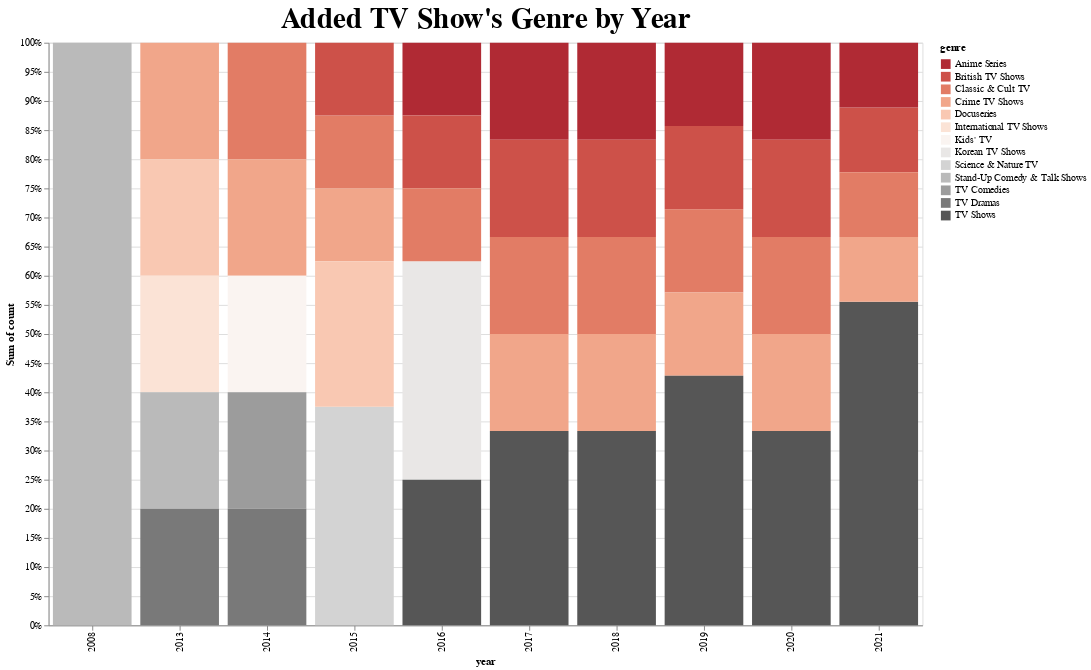

Notebook code cell kept with this figure:
### Code cell
import altair as alt

alt.Chart(top_year_count_tv).mark_bar().encode(
    x='year:N',
    y=alt.Y('sum(count)', stack="normalize", sort="ascending"),
    color = alt.Color("genre", scale=alt.Scale(scheme='redgrey'))).properties(
    width=900,
    height=600,
    title="Added TV Show's Genre by Year").configure_title(fontSize=30)

### Figure 1 — Vega-Lite specification as saved in the notebook (floating-point values rounded to 4 significant figures)
{"config": {"view": {"continuousWidth": 400, "continuousHeight": 300}, "title": {"fontSize": 30}}, "data": {"name": "data-e399b5c3acd89f8eaa82c012fb49129c"}, "mark": "bar", "encoding": {"color": {"field": "genre", "scale": {"scheme": "redgrey"}, "type": "nominal"}, "x": {"field": "year", "type": "nominal"}, "y": {"aggregate": "sum", "field": "count", "sort": "ascending", "stack": "normalize", "type": "quantitative"}}, "height": 600, "title": "Added TV Show's Genre by Year", "width": 900, "$schema": "https://vega.github.io/schema/vega-lite/v4.17.0.json", "datasets": {"data-e399b5c3acd89f8eaa82c012fb49129c": [{"year": 2008, "genre": "Stand-Up Comedy & Talk Shows", "count": 1}, {"year": 2013, "genre": "Crime TV Shows", "count": 1}, {"year": 2013, "genre": "Docuseries", "count": 1}, {"year": 2013, "genre": "International TV Shows", "count": 1}, {"year": 2013, "genre": "Stand-Up Comedy & Talk Shows", "count": 1}, {"year": 2013, "genre": "TV Dramas", "count": 1}, {"year": 2014, "genre": "Classic & Cult TV", "count": 1}, {"year": 2014, "genre": "Crime TV Shows", "count": 1}, {"year": 2014, "genre": "Kids' TV", "count": 1}, {"year": 2014, "genre": "TV Comedies", "count": 1}, {"year": 2014, "genre": "TV Dramas", "count": 1}, {"year": 2015, "genre": "Crime TV Shows", "count": 1}, {"year": 2015, "genre": "Classic & Cult TV", "count": 1}, {"year": 2015, "genre": "Science & Nature TV", "count": 3}, {"year": 2015, "genre": "Docuseries", "count": 2}, {"year": 2015, "genre": "British TV Shows", "count": 1}, {"year": 2016, "genre": "Korean TV Shows", "count": 3}, {"year": 2016, "genre": "TV Shows", "count": 2}, {"year": 2016, "genre": "Anime Series", "count": 1}, {"year": 2016, "genre": "British TV Shows", "count": 1}, {"year": 2016, "genre": "Classic & Cult TV", "count": 1}, {"year": 2017, "genre": "Crime TV Shows", "count": 1}, {"year": 2017, "genre": "Classic & Cult TV", "count": 1}, {"year": 2017, "genre": "Anime Series", "count": 1}, {"year": 2017, "genre": "TV Shows", "count": 2}, {"year": 2017, "genre": "British TV Shows", "count": 1}, {"year": 2018, "genre": "TV Shows", "count": 2}, {"year": 2018, "genre": "Anime Series", "count": 1}, {"year": 2018, "genre": "British TV Shows", "count": 1}, {"year": 2018, "genre": "Classic & Cult TV", "count": 1}, {"year": 2018, "genre": "Crime TV Shows", "count": 1}, {"year": 2019, "genre": "Classic & Cult TV", "count": 1}, {"year": 2019, "genre": "Crime TV Shows", "count": 1}, {"year": 2019, "genre": "Anime Series", "count": 1}, {"year": 2019, "genre": "TV Shows", "count": 3}, {"year": 2019, "genre": "British TV Shows", "count": 1}, {"year": 2020, "genre": "Crime TV Shows", "count": 1}, {"year": 2020, "genre": "TV Shows", "count": 2}, {"year": 2020, "genre": "Anime Series", "count": 1}, {"year": 2020, "genre": "British TV Shows", "count": 1}, {"year": 2020, "genre": "Classic & Cult TV", "count": 1}, {"year": 2021, "genre": "British TV Shows", "count": 1}, {"year": 2021, "genre": "Classic & Cult TV", "count": 1}, {"year": 2021, "genre": "TV Shows", "count": 5}, {"year": 2021, "genre": "Anime Series", "count": 1}, {"year": 2021, "genre": "Crime TV Shows", "count": 1}]}}
